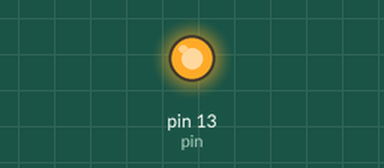
This sketch was run on a simulated Arduino Uno, built with avr-gcc and run on an emulated ATmega328P. Parts: output pins drawn as LEDs (lit = HIGH).

Above: at 0.1 s.
Timing chart, 0 to 1.6 s (numbered marks = the images above):
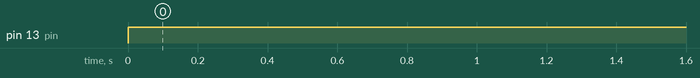

The sketch:

Lab1.ino
```cpp
void setup() {
  // put your setup code here, to run once:
  pinMode(LED_BUILTIN, OUTPUT); //pin, type(type can be input or output)
}

void loop() {
  // put your main code here, to run repeatedly:
  digitalWrite(LED_BUILTIN, LOW); //pin, value
  // delay(100);
  digitalWrite(LED_BUILTIN, HIGH);
  delay(100);
}
```

Measured:
- by itself, pin 13 (pin): LOW → HIGH at 0.00 s
